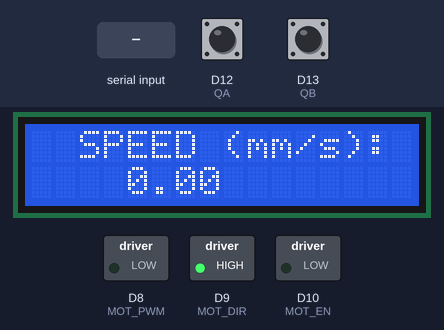
The program below on a simulated Arduino Due. Shown: 16×2 character LCD, switched loads named in the program (green lamp = pin HIGH). The inputs (shaded band) are chosen by the test bench; at power-on: D12 (QA) HIGH, D13 (QB) HIGH. What the program prints to the serial monitor is not drawn.

Above: at 3.6 s.
3.7 s: "90,45\n" received over Serial
At 5.3 s:
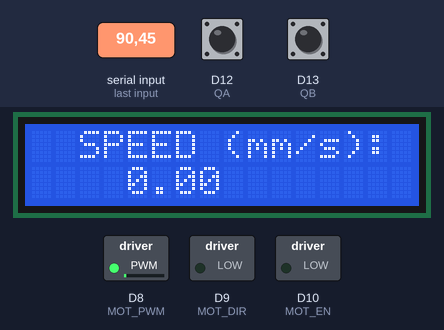
6.5 s: "30,150\n" received over Serial
At 6.9 s:
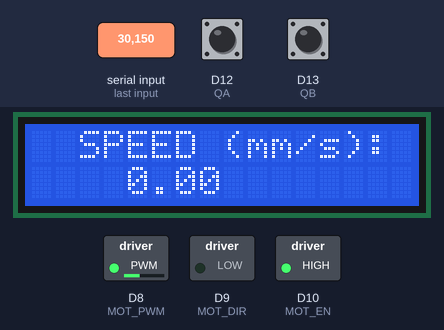
9.0 s: "200\n" received over Serial
At 11.2 s:
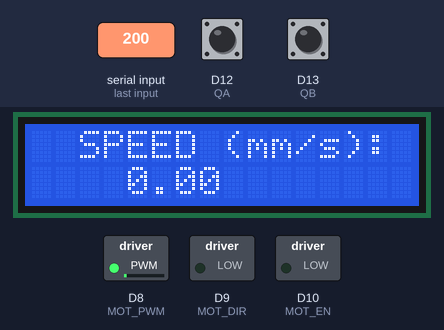
11.5 s: D12 (QA) pulled LOW for 0.15 s
At 12.5 s:
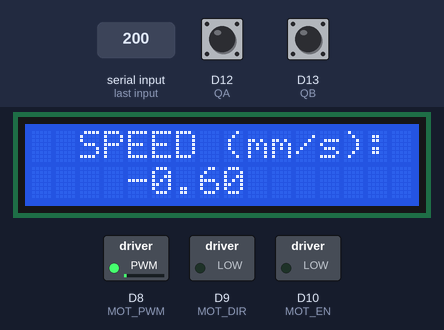
Timing chart, 0 to 14.5 s (numbered marks = the images above; inputs shaded):
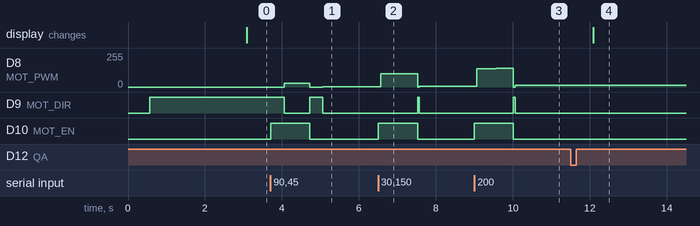

The program:

main.cpp
```cpp
#include <Arduino.h>
#include <LiquidCrystal_I2C.h>
#include <DueTimer.h>
#include "pid.h"

// Rotary Encoder Inputs
#define QA 12
#define QB 13
#define MOT_PWM 8
#define MOT_DIR 9
#define MOT_EN  10

// encoder mm per pulses:
float mmpp = 300/1000.0;

int enc_count = 0;
int prev_enc_count = 0;
int currentStateQA;
int currentStateQB;
String currentDir ="";

unsigned long prev_time = 0;
unsigned long curr_time = prev_time;

float curr_speed = 0;
float target_speed = 0;

int curr_pwm = 0;
bool hold_pwm = false;

LiquidCrystal_I2C lcd(0x27, 16, 2); // I2C address 0x27, 16 column and 2 rows

/* Motor speed PID parameters */
#define PID_KP 0.0f
#define PID_KI 0.075f
#define PID_KD 0.0f
#define PID_KFF 0.0025f

#define PID_TAU 0.1f

#define PID_LIM_MIN -1.0f
#define PID_LIM_MAX 1.0f

#define PID_T 0.001f

PIDController pid = { PID_KP, PID_KI, PID_KD, PID_KFF, PID_TAU, PID_LIM_MIN, PID_LIM_MAX, PID_T };

void setMotor(float duty_cycle){
  //Serial.println(duty_cycle);
  if(duty_cycle <= 0 ){
    digitalWrite(MOT_DIR, 1);
  }else{
    digitalWrite(MOT_DIR, 0);
  }

  int pwm = (int)fabs(duty_cycle * 4095);
  curr_pwm = pwm;
  analogWrite(MOT_PWM, pwm);
}

void updateEncoder(){
	//Read the current state of QA
  //currentStateQA = digitalRead(QA);
  currentStateQB = digitalRead(QB);

  if(currentStateQB){
    enc_count--;
  }
  else if( !currentStateQB){
    enc_count++;
  }else{}
}

void updateController(){
  unsigned long curr_time =  millis();
  int dT = curr_time - prev_time;
  int num_pulses = enc_count - prev_enc_count;
  float measurement_period = 1000.0/(dT);

  curr_speed = (num_pulses * measurement_period * mmpp);
  if(!hold_pwm){
    setMotor(PIDController_Update(&pid, target_speed, curr_speed));
  }

  Serial.print(curr_speed);
  Serial.print(" ");
  Serial.println(curr_pwm);

  prev_enc_count = enc_count;
  prev_time = curr_time;
}

void updateLCD(){
  lcd.setCursor(2,0);
  lcd.print("SPEED (mm/s):");
  lcd.setCursor(4,1);
  lcd.print(curr_speed);
  lcd.print("     ");
}


void setup() {


	// Set encoder pins as inputs
	pinMode(QA,INPUT_PULLUP);
	pinMode(QB,INPUT_PULLUP);

  // setup motor outputs
  analogWriteResolution(12);
  pinMode(MOT_PWM, OUTPUT);
  pinMode(MOT_DIR, OUTPUT);
  pinMode(MOT_EN, OUTPUT);

	// Setup Serial Monitor
	Serial.begin(9600);

  // initialize the lcd
  lcd.init();
  lcd.backlight();

  PIDController_Init(&pid);

  prev_time = millis();
  curr_time = millis();

  Timer3.attachInterrupt(updateController);
	Timer3.start(500000); // Calls every 500ms

  Timer4.attachInterrupt(updateLCD);
  Timer4.start(3000000); // Calls every 3s

  // Call updateEncoder() when any rising edge changed seen on pin QA
	attachInterrupt(digitalPinToInterrupt(QA), updateEncoder, RISING);

  Serial.println("Interrupts Set");
}

void loop() {
  if(Serial.available()){
    int new_speed = Serial.parseInt();
    Serial.print(" New Speed: ");
    Serial.println(new_speed);
    if(new_speed == 0){
      digitalWrite(MOT_EN, 0);
      target_speed = 0;
      setMotor(0);
    }else if(new_speed == 123){
      hold_pwm = !hold_pwm;
      Serial.print("hold pwm: ");
      Serial.println(hold_pwm);
    }
    else{
      digitalWrite(MOT_EN, 1);
      if(new_speed >= -4095 && new_speed <= 4095){
        if(hold_pwm){
          setMotor(new_speed/4095.0); // allows you to type in a PWM value directly when in hold mode
          Serial.print("PWM set to: ");
          Serial.println(new_speed);
        }else{
          target_speed = new_speed;
        }
      }else{
        Serial.println("invalid target speed. Must be mm/s int");
      }
    }
     Serial.print(" Target speed set to: ");
     Serial.println(target_speed);
  }
  delay(10);
}
```

pid.cpp
```cpp
/*
 * pid.c
 *
 *  Created on: Jan 9, 2024
 *      Author: johnt
 */

#include "pid.h"

void PIDController_Init(PIDController* pid)
{
	/* Reset the state of the controller */
	pid->integrator = 0.0f;
	pid->differentiator = 0.0f;

	pid->prev_measurement = 0.0f;
	pid->prev_error = 0.0f;

	pid->out = 0.0f;
}

float PIDController_Update(PIDController* pid, float setpoint, float measurement)
{
	/* Calculate the error */
	float error = setpoint - measurement;

	/* Proportional term */
	float proportional = pid->Kp * error;

	/* Integral term */
	pid->integrator = pid->integrator + 0.5f * pid->Ki * pid->T * (error + pid->prev_error);

	/* Anti-windup via dynamic integrator clamping*/
	float lim_min_int, lim_max_int;

	if (pid->lim_max > proportional)
	{
		lim_max_int = pid->lim_max - proportional;
	}
	else
	{
		lim_max_int = 0.0f;
	}

	if (pid->lim_min < proportional)
	{
		lim_min_int = pid->lim_min - proportional;
	}
	else
	{
		lim_min_int = 0.0f;
	}

	/* Clamp the integrator */
	if (pid->integrator > lim_max_int)
	{
		pid->integrator = lim_max_int;
	}
	else if (pid->integrator < lim_min_int)
	{
		pid->integrator = lim_min_int;
	}

	/* Derivative term with low pass filter */

	/* Derivative-on-measurement */
	pid->differentiator = (2.0f * pid->Kd * (pid->prev_measurement - measurement)
						+ (2.0f * pid->tau - pid->T) * pid->differentiator)
					    / (2.0f * pid->tau + pid->T);

	/* Derivative-on-error */
	/*
	pid->differentiator = (2.0f * pid->Kd * (error - pid->prev_error)
						+ (2.0f * pid->tau - pid->T) * pid->differentiator)
						/ (2.0f * pid->tau + pid->T);
	*/

	/* Feed forward term */
	float feedforward = pid->Kff * setpoint;

	/* Compute the controller output and apply limits */
	pid->out = proportional + pid->integrator + pid->differentiator + feedforward;

	if (pid->out > pid->lim_max)
	{
		pid->out = pid->lim_max;
	}
	else if (pid->out < pid->lim_min)
	{
		pid->out = pid->lim_min;
	}

	/* Store the controller state */
	pid->prev_measurement = measurement;
	pid->prev_error = error;

	/* Return the controller output*/
	return pid->out;
}
```

pid.h
```cpp
/*
 * pid.h
 *
 *  Created on: Jan 9, 2024
 *      Author: johnt
 */

#ifndef INC_PID_H_
#define INC_PID_H_

typedef struct
{
	/* Controller gains */
	float Kp;
	float Ki;
	float Kd;
	float Kff;  // feed forward gain

	/* Derivative low pass time constant */
	float tau;

	/* Output limits */
	float lim_min;
	float lim_max;

	/* Controller sample time (in seconds) */
	float T;

	/* Controller state */
	float integrator;
	float differentiator;
	float prev_measurement;
	float prev_error;

	/* Controller output */
	float out;

} PIDController;

void PIDController_Init(PIDController* pid);
float PIDController_Update(PIDController* pid, float setpoint, float measurement);

#endif /* INC_PID_H_ */
```

Measured:
- after the input at 3.7 s, D8 (MOT_PWM): 0/255 → 29/255 after 0.36 s, → 0/255 0.66 s later, → 1/255 0.34 s later; D9 (MOT_DIR): HIGH → LOW after 0.36 s, → HIGH 0.66 s later, → LOW 0.34 s later; D10 (MOT_EN): LOW → HIGH at once, → LOW 1.0 s later
- after the input at 6.5 s, D8 (MOT_PWM): 1/255 → 98/255 after 0.06 s, → 101/255 0.50 s later, → 7/255 0.46 s later; D9 (MOT_DIR): LOW → HIGH after 1.0 s, → LOW 0.04 s later; D10 (MOT_EN): LOW → HIGH at once, → LOW 1.0 s later
- after the input at 9.0 s, D8 (MOT_PWM): 7/255 → 136/255 after 0.06 s, → 140/255 0.50 s later, → 15/255 0.45 s later; D9 (MOT_DIR): LOW → HIGH after 1.0 s, → LOW 0.05 s later; D10 (MOT_EN): LOW → HIGH at once, → LOW 1.0 s later
- after the input at 11.5 s, the display: changes after 0.59 s (image 4)
